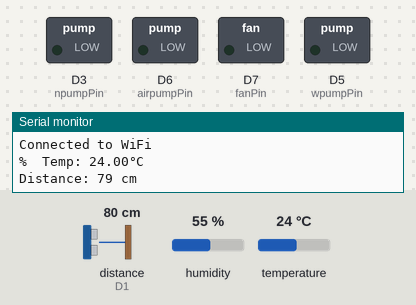
This sketch was run on a simulated ESP8266 (NodeMCU). On the bench: switched loads named in the sketch (green lamp = pin HIGH), the last lines printed to the serial monitor. Wiring (inferred from the names in the program): ultrasonic range finder: trigger D0; echo D1. The test bench sets the inputs (shaded band); at power-on: temperature 24 °C, distance to the obstacle (sensor on D1) 80 cm, humidity 55 %. The echo pulse lasts 58.3 µs per cm; WiFi joins after 1.5 s; servers stay silent unless stated; pins used as bus, display or sensor lines are not drawn.

Above: at 3.5 s.
3.6 s: temperature set to 29 °C
9.8 s: temperature set to 32 °C
At 14.0 s:
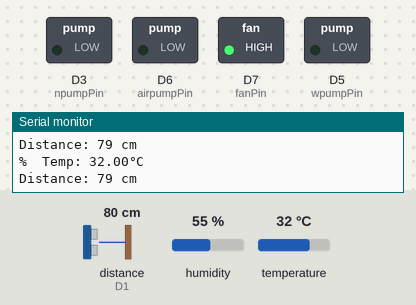
16.0 s: temperature set to 21 °C
22.2 s: temperature set to 18 °C
At 25.7 s:
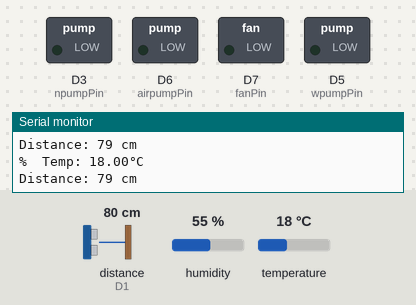
28.4 s: temperature set to 33 °C
At 31.0 s:
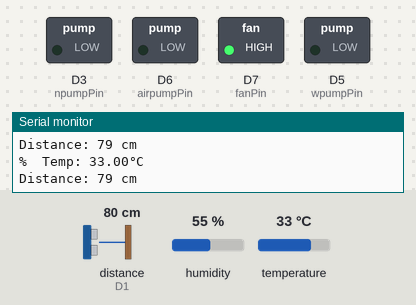
Timing chart, 0 to 32.5 s (numbered marks = the images above; inputs shaded):
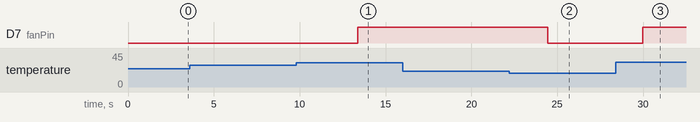

Measured:
- the behaviour switches between 30 and 31 °C on temperature (found by bisection; images 0 and 1)
- the behaviour switches between 20 and 19 °C on temperature (found by bisection; images 1 and 2)
- after the input at 9.8 s, D7 (fanPin): LOW → HIGH after 3.6 s
- after the input at 22.2 s, D7 (fanPin): HIGH → LOW after 2.2 s
- after the input at 28.4 s, D7 (fanPin): LOW → HIGH after 1.6 s

The sketch:

all_sensors_merged.ino
```cpp
#define BLYNK_TEMPLATE_ID "TMPL3tAauJsbR"
#define BLYNK_TEMPLATE_NAME "Hydroponics System"
#define BLYNK_AUTH_TOKEN "m_MMmlyS-VKTw-SgkPAIwzo8qb_8VvZr"
#define BLYNK_PRINT Serial

#include <ESP8266WiFi.h>
#include <DHT.h>
#include <BlynkSimpleEsp8266.h>
#include <Adafruit_Sensor.h>


const char* ssid = "ssid"; // Define your wifi ssid/name
const char* password =  "password"; //Define your wifi password


const int tdsPin = A0; // Analog pin for TDS sensor
const int tempPin = D2; // digital pin for temperature sensor
const int ultraSonicTrig = D0; // Trigger pin for ultrasonic sensor
const int ultraSonicEcho = D1; // Echo pin for ultrasonic sensor
const int fanPin = D7; // Digital pin for fan
const int npumpPin = D3;  //Digital pin for nutrients pump(TDS)
const int wpumpPin = D5;  //Digital pin for water pump
const int airpumpPin = D6;  //Digital pin for air pump


#define DHTTYPE DHT11
DHT dht(tempPin, DHTTYPE);
long duration;

const float thresholdTDS = 400; // Change this based on desired TDS level for pump activation
const int tempFanOn = 30; // Change this based on desired temperature for fan activation
const int tempFanOff = 20; // Change this based on desired temperature for fan deactivation
const int maxDistance = 35; // Change this based on desired distance threshold

unsigned long lastLoopTime = millis();
unsigned long currentMillis = millis();
const unsigned long inter = 5 * 60 * 60 * 1000; // 5 hours in milliseconds
const long interval = 60 * 60 * 1000; // 1 hours in milliseconds
const unsigned long npumpInterval = 300000;
unsigned long previousMillis = 0;
unsigned long preMillis = 0;
unsigned long prevMillis = 0;
bool airpumpState = LOW; // relay is initially off

BlynkTimer timer;
WiFiClient espClient;


// Water pump control based on TDS
  void checkTDS() {
    unsigned long currMillis = millis();
    if (currMillis - prevMillis >= npumpInterval) {
      prevMillis = currMillis;
      int tdsValue = analogRead(tdsPin);
      float tdsvoltage = tdsValue * (3.3 / 1023.0);
      float tds = (133.42 * tdsvoltage * tdsvoltage * tdsvoltage - 255.86 * tdsvoltage * tdsvoltage + 857.39 * tdsvoltage) * 0.5;
      Blynk.virtualWrite(V0, tds);
      Serial.print("TDS Value: ");
      Serial.print(tds);
      Serial.println(" ppm");

      if (tds < thresholdTDS) {
        digitalWrite(npumpPin, HIGH); // Turn on nutrients dosing pump for low TDS
        delay(5000);
        digitalWrite(npumpPin, LOW);
      } else {
        digitalWrite(npumpPin, LOW); // Turn off nutrients dosing pump for high TDS
      }
    }
  }


  // Fan control based on temperature
  void checkTemperature() {
    float humidity = dht.readHumidity();
    float temperature = dht.readTemperature();
    if (isnan(humidity) || isnan(temperature)) {
      Serial.println("Failed to read from DHT sensor!");
      return;
    }
    Blynk.virtualWrite(V2, temperature);
    Serial.print("%  Temp: ");
    Serial.print(temperature);
    Serial.println("°C");

    if (temperature > tempFanOn) {
      digitalWrite(fanPin, HIGH); // Turn on fan
    }
    else if (temperature < tempFanOff) {
      digitalWrite(fanPin, LOW); // Turn off fan
    }
    else {
      if (millis() - lastLoopTime >= 4 * 60 * 60 * 1000) { // Check every 4 hours
        digitalWrite(fanPin, !digitalRead(fanPin)); // Toggle fan
        lastLoopTime = millis();
      }
    }
  }


  // Notification if distance exceeds threshold
  void checkDistance() {
    long duration, distance;
    digitalWrite(ultraSonicTrig, LOW);
    delayMicroseconds(2);
    digitalWrite(ultraSonicTrig, HIGH);
    delayMicroseconds(10);
    digitalWrite(ultraSonicTrig, LOW);
    duration = pulseIn(ultraSonicEcho, HIGH);
    distance = duration * 0.034 / 2;

    Blynk.virtualWrite(V3, distance);
    Serial.print("Distance: ");
    Serial.print(distance);
    Serial.println(" cm");

  if (distance > maxDistance) {
    Blynk.logEvent("distance","Water level low! Distance: " + String(distance) + "cm");
  }
  delay(5000);
}


  //Turn on submersible pump with the interval of 5 hrs
  void wpump() {
    if (currentMillis - previousMillis >= inter) {
      previousMillis = currentMillis;
      Serial.println("Turning on pump");
      digitalWrite(wpumpPin, LOW); // Replace with LOW if using a relay connected to Active-Low output
      delay(20000); // Pump run time (20 seconds)
      Serial.println("Turning off pump");
      digitalWrite(wpumpPin, HIGH); // Replace with HIGH if using a relay connected to Active-Low output
    }
    delay(500);
  }


  //Turn on air pump with the interval of 1 hour
  void airpump() {
    unsigned long curMillis = millis();
    if (curMillis - preMillis >= interval) {
      preMillis = curMillis;
      airpumpState = !airpumpState;
      digitalWrite(airpumpPin, airpumpState);
      if (airpumpState) {
        Serial.println("Air pump is ON");
      } else {
        Serial.println("Air pump is OFF");
      }
    }
  }


void setup() {
  Serial.begin(9600);
  dht.begin();
  // Connect to WiFi
  WiFi.begin(ssid, password);
  while (WiFi.status() != WL_CONNECTED) {
    delay(1000);
    Serial.println("Connecting to WiFi...");
  }
  Serial.println("Connected to WiFi");

  // Connect to Blynk
  Blynk.begin(BLYNK_AUTH_TOKEN, ssid, password);


  pinMode(fanPin, OUTPUT);
  pinMode(npumpPin, OUTPUT);
  pinMode(wpumpPin, OUTPUT);
  pinMode(airpumpPin, OUTPUT);
  pinMode(ultraSonicTrig, OUTPUT);
  pinMode(ultraSonicEcho, INPUT);
  pinMode(tdsPin, INPUT);

  digitalWrite(npumpPin, LOW);
  digitalWrite(wpumpPin, LOW);
  digitalWrite(airpumpPin, airpumpState);
}

void loop() {
  Blynk.run();
  timer.run();
  checkTDS();
  checkTemperature();
  checkDistance();
  wpump();
  airpump();
}
```
